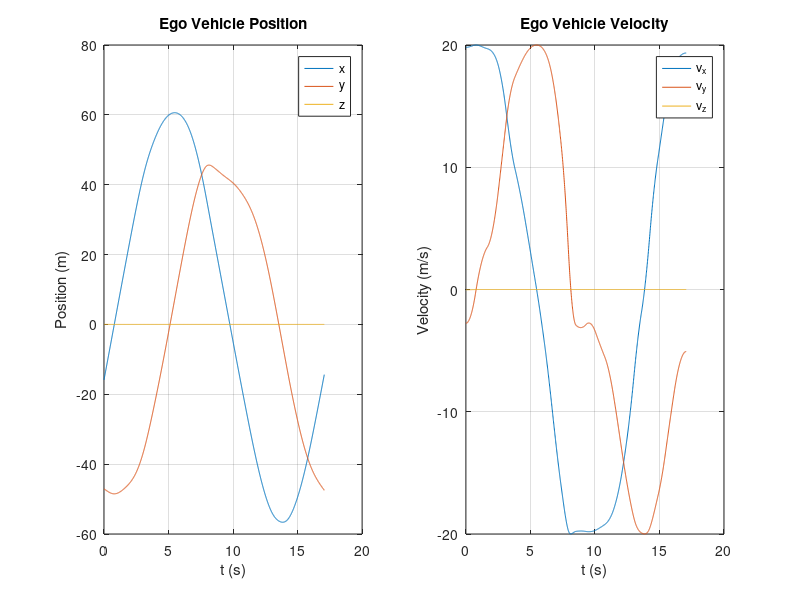
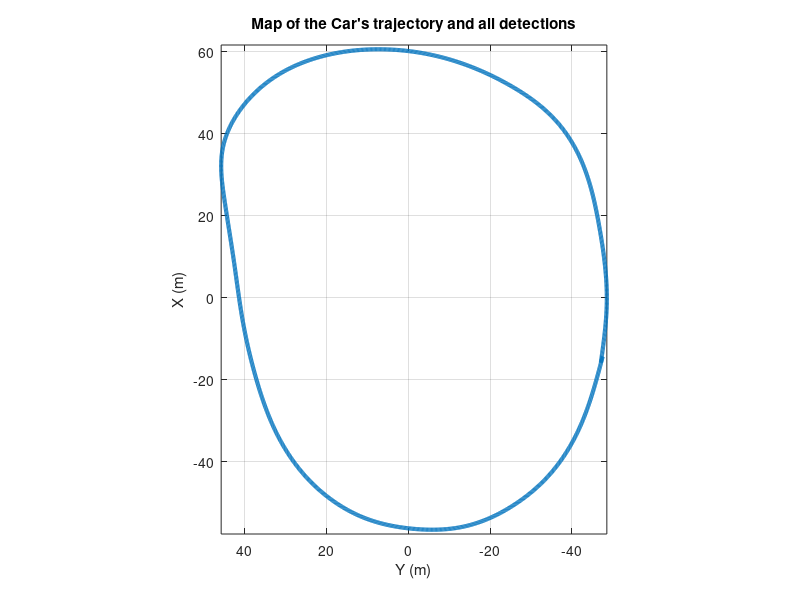

These figures' MATLAB source, in order: (Note: this script raises an error after producing the figures.)
%% Assignment 1 - Autonomous Vehicles
% Name: Lucas Rodrigues Dal'Col
% Número Mecanográfico: 91352

clear
close all
clc

% Load data from scenario
load('allData_91352.mat', 'allData')

%% Use INS sensor to get position and velocities
t = [allData.Time]; %array with sample times

% Get position of the egocar with arrayfun
PP = cell2mat(arrayfun(@(S) S.ActorPoses(1).Position', allData, 'UniformOutput', false))';

% Plot graph for position through time
figure(1)
subplot(1,2,1)
plot(t, PP)
grid on
legend('x', 'y', 'z')
title('Ego Vehicle Position')
xlabel('t (s)')
ylabel('Position (m)')

% Get velocity of the car data
VV = cell2mat(arrayfun(@(S) S.ActorPoses(1).Velocity', allData, 'UniformOutput', false))';

% Plot graph for velocity through time
subplot(1,2,2)
plot(t, VV)
grid on
legend('v_x', 'v_y', 'v_z')
title('Ego Vehicle Velocity')
xlabel('t (s)')
ylabel('Velocity (m/s)')

% Calculate the linear distance traveled by the car
Lcar = 0;
for n = 2:size(PP,1)
    ds = norm(PP(n, 1:2) - PP(n-1, 1:2));
    Lcar = Lcar + ds;
end

%% RADAR and Camera Detections

% Plot the car's trajectory map
figure(2)
plot(PP(:,1), PP(:,2), 'LineWidth', 3)
view(-90, 90)
grid on
axis equal
title("Map of the Car's trajectory and all detections")
xlabel('X (m)')
ylabel('Y (m)')
hold on

% Initialize variables
radarDetections = [];
cameraDetections = [];
cameraCar = [];
cameraTruck = [];
cameraBicycle = [];
cameraPedestrian = [];

% Cycle each time sample to get each object detection
for n = 1:numel(allData)
    objs = allData(n).ObjectDetections; % Object detections

    % Calculate the car transformation
    posCar = PP(n,:);
    orCar = [allData(n).ActorPoses(1).Yaw allData(n).ActorPoses(1).Pitch allData(n).ActorPoses(1).Roll] * pi/180;
    TCarTrans = trvec2tform(posCar);
    TCarRot = eul2tform(orCar);
    TCar = TCarTrans * TCarRot;

    % Cycle each object detection
    for i = 1:numel(objs)
        obj = objs{i, 1};

        % Check the sensor the made the detection and plot the detections
        if obj.SensorIndex == 1 % RADAR Detection
           posObj = obj.Measurement(1:3)';
           orObj = obj.Measurement(4:6)' * pi/180;
           TObjTrans = trvec2tform(posObj);
           TObjRot = eul2tform(orObj);
           TObj = TObjTrans * TObjRot;
           posWorld = TCar * TObj * [0 0 0 1]';
           plot(posWorld(1), posWorld(2), 'ro')
           radarDetections = [radarDetections posWorld(1:2)];

        elseif obj.SensorIndex == 2 || obj.SensorIndex == 4 || obj.SensorIndex == 5 % Cameras Detections
           posObj = obj.Measurement(1:3)';
           orObj = obj.Measurement(4:6)' * pi/180;
           TObjTrans = trvec2tform(posObj);
           TObjRot = eul2tform(orObj);
           TObj = TObjTrans * TObjRot;
           posWorld = TCar * TObj * [0 0 0 1]';
           cameraDetections = [cameraDetections posWorld(1:2)];
           
           % Plot according to the classification
           switch obj.ObjectClassID
               case 1 % Car
                    plot(posWorld(1), posWorld(2), 'go')
                    cameraCar = [cameraCar posWorld(1:2)];
               case 2 % Truck
                    plot(posWorld(1), posWorld(2), 'bo')
                    cameraTruck = [cameraTruck posWorld(1:2)];
               case 3 % Bicycle
                    plot(posWorld(1), posWorld(2), 'co')
                    cameraBicycle = [cameraBicycle posWorld(1:2)];
               case 4 % Pedestrian
                    plot(posWorld(1), posWorld(2), 'mo')
                    cameraPedestrian = [cameraPedestrian posWorld(1:2)];
           end
%            legend("Car's trajectory", 'RADAR Detections', 'Camera Detection - car', 'Camera Detection - Bicycle', 'Camera Detection - pedestrian')
        end
    end
end

radarDetections = radarDetections';
cameraDetections = cameraDetections';
cameraCar = cameraCar';
cameraTruck = cameraTruck';
cameraBicycle = cameraBicycle';
cameraPedestrian = cameraPedestrian';

% Draw detections separately

% For RADAR Detections
figure(3)
subplot(2,3,1)
plot(PP(:,1), PP(:,2), 'LineWidth', 3)
view(-90, 90)
grid on
axis equal
title("Map of the Car's trajectory and RADAR Detections")
xlabel('X (m)')
ylabel('Y (m)')
hold on
plot(radarDetections(:, 1), radarDetections(:, 2), 'ro')
% legend("Car's trajectory", 'RADAR Detections')

% For Camera detections - Cars
subplot(2,2,2)
plot(PP(:,1), PP(:,2), 'LineWidth', 3)
view(-90, 90)
grid on
axis equal
title("Map of the Car's trajectory and Camera Detections - cars")
xlabel('X (m)')
ylabel('Y (m)')
hold on
if ~isempty(cameraCar)
    plot(cameraCar(:, 1), cameraCar(:, 2), 'go')
%     legend("Car's trajectory", 'Camera detections - cars')
end

% For Camera detections - Bicycles
subplot(2,2,3)
plot(PP(:,1), PP(:,2), 'LineWidth', 3)
view(-90, 90)
grid on
axis equal
title("Map of the Car's trajectory and Camera Detections - bicycles")
xlabel('X (m)')
ylabel('Y (m)')
    hold on
if ~isempty(cameraBicycle)
    plot(cameraBicycle(:, 1), cameraBicycle(:, 2), 'co')
%     legend("Car's trajectory", 'Camera detections - bicycles')
end

% For Camera detections - Pedestrians
subplot(2,2,4)
plot(PP(:,1), PP(:,2), 'LineWidth', 3)
view(-90, 90)
grid on
axis equal
title("Map of the Car's trajectory and Camera Detections - pedestrians")
xlabel('X (m)')
ylabel('Y (m)')
hold on
if ~isempty(cameraPedestrian)
    plot(cameraPedestrian(:, 1), cameraPedestrian(:, 2), 'mo')
    %     legend("Car's trajectory", 'Camera detections - pedestrians')
end


%% Count detections stopped cars, pedestrians and bicycles
% Start variables of threshold and minimum number of detections to be a object.
distTreshCar = 9;
distTreshBicycle = 9;
distTreshPedestrian = 5;
numMinDetectionsCars = 15;
numMinDetectionsBicycles = 3;
numMinDetectionsPedestrians = 3;
detectedStopCars = {};
detectedBicyles = {};
detectedPedestrians = {};

% Start counters 
StopCars = 0;
Peds = 0;
Bikes = 0;
InPeds = 0;
countStopCar = true;
countBicycle = true;
countPedestrian = true;

% Sort the detections because we can detect more than two cars at the same
% time for example. So we can join the detections by position.
% https://www.mathworks.com/matlabcentral/answers/526191-reorder-points-and-compare-total-distance?s_tid=srchtitle

% Cars
if ~isempty(cameraCar)
%     [~,idx] = sort(cameraCar(:,1)); % sort just the first column 
%     sorted_cameraCar = cameraCar(idx,:); % reorganize the array of coordinates
    sorted_cameraCar = sortrows(cameraCar,2); % sort Y-values relative to X-values in ascending order
    [~,idu] = unique(sorted_cameraCar(:,2)); % get the index of unique Y-values
    for ii = 2:2:length(idu)-1
        
        sorted_cameraCar(idu(ii-1):idu(ii)-1,1) = sort(sorted_cameraCar(idu(ii-1):idu(ii)-1,1));  % sort X-values 
        % relative to odd indexed unique Y values in ascending order
        sorted_cameraCar(idu(ii):idu(ii+1)-1,1) = sort(sorted_cameraCar(idu(ii):idu(ii+1)-1,1),'descend'); % sort X-values
        % relative to even indexed unique Y values in descending order
    end
end

% Bicycles
if ~isempty(cameraBicycle)
%     [~,idx] = sort(cameraBicycle(:,1));
%     sorted_cameraBicycle = cameraBicycle(idx,:);
    sorted_cameraBicycle = sortrows(cameraBicycle,2); % sort Y-values relative to X-values in ascending order
    [~,idu] = unique(sorted_cameraBicycle(:,2)); % get the index of unique Y-values
    for ii = 2:2:length(idu)-1
        
        sorted_cameraBicycle(idu(ii-1):idu(ii)-1,1) = sort(sorted_cameraBicycle(idu(ii-1):idu(ii)-1,1));  % sort X-values 
        % relative to odd indexed unique Y values in ascending order
        sorted_cameraBicycle(idu(ii):idu(ii+1)-1,1) = sort(sorted_cameraBicycle(idu(ii):idu(ii+1)-1,1),'descend'); % sort X-values
        % relative to even indexed unique Y values in descending order
    end
end

% Pedestrians
if ~isempty(cameraPedestrian)
%     [~,idx] = sort(cameraPedestrian(:,1));
%     sorted_cameraPedestrian = cameraPedestrian(idx,:);
    sorted_cameraPedestrian = sortrows(cameraPedestrian,2); % sort Y-values relative to X-values in ascending order
    [~,idu] = unique(sorted_cameraPedestrian(:,2)); % get the index of unique Y-values
    for ii = 2:2:length(idu)-1
        
        sorted_cameraPedestrian(idu(ii-1):idu(ii)-1,1) = sort(sorted_cameraPedestrian(idu(ii-1):idu(ii)-1,1));  % sort X-values 
        % relative to odd indexed unique Y values in ascending order
        sorted_cameraPedestrian(idu(ii):idu(ii+1)-1,1) = sort(sorted_cameraPedestrian(idu(ii):idu(ii+1)-1,1),'descend'); % sort X-values
        % relative to even indexed unique Y values in descending order
    end
end



% Count the number of stopped cars
if ~isempty(cameraCar)

    % Cycle all car detections
    for n = 1:size(sorted_cameraCar, 1)

        % If the variable to count is true, compute the eucledian distance between
        % that detection and all others
        if countStopCar == true
            ds = sorted_cameraCar - sorted_cameraCar(n, 1:2);
            ds = sqrt(ds(:, 1).^2 + ds(:, 2).^2);
            
            % Get the indexes of those distances that are below a threshold
            % specified to that object
            idxs = find(ds < distTreshCar);
            
            % The joint detections should be more than a specified minimum
            % number of detections to be classified as a object
            if numel(idxs) >= numMinDetectionsCars
                StopCars = StopCars + 1;
                detectedStopCars{StopCars} = sorted_cameraCar(idxs, :);
                countStopCar = false;
            end

        % After the detections of that object are over, start to compute everything again
        elseif n == idxs(end)
            countStopCar = true;
        end
    end
end

% Same pipeline for Bycicles and Pedestrians, just changing the distance
% threshold for each one.

% Count the number of Bicycles
if ~isempty(cameraBicycle)
    for n = 1:size(sorted_cameraBicycle, 1)
        if countBicycle == true
            ds = sorted_cameraBicycle - sorted_cameraBicycle(n, 1:2);
            ds = sqrt(ds(:, 1).^2 + ds(:, 2).^2);
        
            idxs = find(ds < distTreshBicycle);
             
            if numel(idxs) >= numMinDetectionsBicycles
                Bikes = Bikes + 1;
                detectedBicyles{Bikes} = sorted_cameraBicycle(idxs, :);
                countBicycle = false;
            end
        elseif n == idxs(end)
            countBicycle = true;
        end
    end
end

% Count the number of pedestrians
if ~isempty(cameraPedestrian)
    for n = 1:size(sorted_cameraPedestrian, 1)
        if countPedestrian == true
            ds = sorted_cameraPedestrian - sorted_cameraPedestrian(n, 1:2);
            ds = sqrt(ds(:, 1).^2 + ds(:, 2).^2);
        
            idxs = find(ds < distTreshPedestrian);
             
            if numel(idxs) >= numMinDetectionsPedestrians
                Peds = Peds + 1;
                detectedPedestrians{Peds} = sorted_cameraPedestrian(idxs, :);
                countPedestrian = false;
            end
        elseif n == idxs(end)
            countPedestrian = true;
        end
    end
end

%% Detect the number of cars in movement

% Start variables of threshold and minimum number of detections to be a object.
distTreshMovCar = 20;
numMinDetectionsMovCars = 1;

% Start counters 
MovCars = 0;
countMovCars = true;
excludeStopCars = true;

detectedMovCars = {};
movCars_cameraCar = cameraCar;

% Filter the Car Detections to only have the cars in movement
if ~isempty(cameraCar)
    % Cycle all camera Detections
    for i = 1:size(detectedStopCars, 2)
        for n = 1:size(detectedStopCars{i}, 1)
            stopCarDetection = detectedStopCars{i}(n, 1);
            idx = find(stopCarDetection == movCars_cameraCar);
            movCars_cameraCar(idx, :) = [];
        end
    end
end

figure(5)
plot(PP(:,1), PP(:,2), 'LineWidth', 3)
view(-90, 90)
grid on
axis equal
title("Map of the Car's trajectory and Camera Mov Cars detections")
xlabel('X (m)')
ylabel('Y (m)')
hold on
plot(movCars_cameraCar(:, 1), movCars_cameraCar(:, 2), 'ko')

% Count the number of stopped cars
if ~isempty(movCars_cameraCar)

    % Cycle all car detections
    for n = 1:size(movCars_cameraCar, 1)

        % If the variable to count is true, compute the eucledian distance between
        % that detection and all others
        if countMovCars == true
            ds = movCars_cameraCar - movCars_cameraCar(n, 1:2);
            ds = sqrt(ds(:, 1).^2 + ds(:, 2).^2);
            
            % Get the indexes of those distances that are below a threshold
            % specified to that object
            idxs = find(ds < distTreshMovCar);
            
            % The joint detections should be more than a specified minimum
            % number of detections to be classified as a object
            if numel(idxs) >= numMinDetectionsMovCars
                MovCars = MovCars + 1;
                detectedMovCars{MovCars} = movCars_cameraCar(idxs, :);
                countMovCars = false;
            end

        % After the detections of that object are over, start to compute everything again
        elseif n == idxs(end)
            countMovCars = true;
        end
    end
end


%% Get the linear distance traveled by the ego car when detecting the first objects


% Get the mean of the car and pedestrian detections to represent the object
meanCars = {};
meanPedestrians = {};
firstCar_pos = inf;
firstPedestrian_pos = inf;

% For the first stopped car detected
for n = 1:size(detectedStopCars, 2)
    meanCars{n} = mean(detectedStopCars{n});

    ds = PP(:, 1:2) - meanCars{n};
    ds = sqrt(ds(:, 1).^2 + ds(:, 2).^2);

    [minDs idx_pos] = min(ds);
    
    if idx_pos < firstCar_pos
        firstCar_pos = idx_pos;
    end
end

LStopCar1 = 0;
for n = 2:firstCar_pos
    ds = norm(PP(n, 1:2) - PP(n-1, 1:2));
    LStopCar1 = LStopCar1 + ds;
end

figure(3)
subplot(2,2,2)
plot(PP(firstCar_pos, 1), PP(firstCar_pos, 2), 'r*')


% For the first pedestrian detected
for n = 1:size(detectedPedestrians, 2)
    meanPedestrians{n} = mean(detectedPedestrians{n});

    ds = PP(:, 1:2) - meanPedestrians{n};
    ds = sqrt(ds(:, 1).^2 + ds(:, 2).^2);

    [minDs idx_pos] = min(ds);
    
    if idx_pos < firstPedestrian_pos
        firstPedestrian_pos = idx_pos;
    end
end

Lped1 = 0;
for n = 2:firstPedestrian_pos
    ds = norm(PP(n, 1:2) - PP(n-1, 1:2));
    Lped1 = Lped1 + ds;
end

subplot(2,2,4)
plot(PP(firstPedestrian_pos, 1), PP(firstPedestrian_pos, 2), 'r*')

%% Recognize barriers in RADAR Detections

% Start variables of threshold and minimum number of detections to be a object.
distTreshBarrier = 2.0;
distTreshBicycle = 3.5;
distTreshCar = 4.5;
distTreshPedestrian = 3.0;
numMinDetectionsCars = 2;
numMinDetectionsBicycles = 2;
numMinDetectionsPedestrians = 2;
numMinNoise = 2;

% Start counters 
barriers = 0;
countBarriers = true;
excludeBicycles = true;
excludeCars = true;
excludePedestrians = true;
excludeRadarNoise = true;

barriers_radarDetections = radarDetections;


% Filter the RADAR detections to have only the Barriers
% Filter the car detections
if ~isempty(cameraCar)
    if excludeCars == true
        for n = 1:size(sorted_cameraCar, 1)
            ds = barriers_radarDetections - sorted_cameraCar(n, :);
            ds = sqrt(ds(:, 1).^2 + ds(:, 2).^2);
    
            idxs = find(ds < distTreshCar);
            
            if numel(idxs) >= numMinDetectionsCars
                barriers_radarDetections(idxs, :) = [];
                excludeCars = false;
            end
        end
    elseif n == idxs(end)
           excludeCars = true;
    end
end

% Filter the bicycle detections
if ~isempty(cameraBicycle)
    if excludeBicycles == true
        for n = 1:size(sorted_cameraBicycle, 1)
            ds = barriers_radarDetections - sorted_cameraBicycle(n, :);
            ds = sqrt(ds(:, 1).^2 + ds(:, 2).^2);
    
            idxs = find(ds < distTreshBicycle);
            
            if numel(idxs) >= numMinDetectionsBicycles
                barriers_radarDetections(idxs, :) = [];
                excludeBicycles = false;
            end
        end
    elseif n == idxs(end)
           excludeBicycles = true;
    end
end

% Filter the Pedestrians detections
if ~isempty(cameraPedestrian)
    % Cycle all camera Detections
    if excludePedestrians == true
        for n = 1:size(sorted_cameraPedestrian, 1)
            ds = barriers_radarDetections - sorted_cameraPedestrian(n, :);
            ds = sqrt(ds(:, 1).^2 + ds(:, 2).^2);
    
            idxs = find(ds < distTreshPedestrian);
            
            if numel(idxs) >= numMinDetectionsPedestrians
                barriers_radarDetections(idxs, :) = [];
                excludePedestrians = false;
            end
        end
    elseif n == idxs(end)
           excludePedestrians = true;
    end
end


% Remove noise from RADAR Detections

barriers_NoNoise_radarDetections = barriers_radarDetections;
idxs_noise = [];
if ~isempty(radarDetections)
    % Cycle all barriers RADAR Detections
    for n = 1:size(barriers_radarDetections, 1)
        ds = barriers_radarDetections - barriers_radarDetections(n, :);
        ds = sqrt(ds(:, 1).^2 + ds(:, 2).^2);

        idxs = find(ds < distTreshBarrier);
        
        if numel(idxs) <= numMinNoise
            idxs_noise = [idxs_noise, idxs'];
        end
    end
end

barriers_radarDetections(idxs_noise, :) = [];


figure(6)
plot(PP(:,1), PP(:,2), 'LineWidth', 3)
view(-90, 90)
grid on
axis equal
title("Map of the Car's trajectory and RADAR Barrier Detections")
xlabel('X (m)')
ylabel('Y (m)')
hold on
plot(barriers_radarDetections(:, 1), barriers_radarDetections(:, 2), 'ro')

% Discover the beggining of the first barrier to get the linear distance
beginningFirstBarrier_pos = inf;

for n = 1:size(barriers_radarDetections, 1)
    ds = PP(:, 1:2) - barriers_radarDetections(n, :);
    ds = sqrt(ds(:, 1).^2 + ds(:, 2).^2);
    
    [minDs idx_pos] = min(ds);
    
    if idx_pos < beginningFirstBarrier_pos
        beginningFirstBarrier_pos = idx_pos;
    end
end


LBarrFirst = 0;
for n = 2:beginningFirstBarrier_pos
    ds = norm(PP(n, 1:2) - PP(n-1, 1:2));
    LBarrFirst = LBarrFirst + ds;
end

plot(PP(beginningFirstBarrier_pos, 1), PP(beginningFirstBarrier_pos, 2), 'g*')


% Discover the ending of the last barrier to get the linear distance
endingLastBarrier_pos = 0;

for n = 1:size(barriers_radarDetections, 1)
    ds = PP(:, 1:2) - barriers_radarDetections(n, :);
    ds = sqrt(ds(:, 1).^2 + ds(:, 2).^2);
    
    [minDs idx_pos] = min(ds);
    
    if idx_pos > endingLastBarrier_pos
        endingLastBarrier_pos = idx_pos;
    end
end

LBarrLast = 0;
for n = 2:endingLastBarrier_pos
    ds = norm(PP(n, 1:2) - PP(n-1, 1:2));
    LBarrLast = LBarrLast + ds;
end

plot(PP(endingLastBarrier_pos, 1), PP(endingLastBarrier_pos, 2), 'g*')


%% Save results

results = ['91352', string(Lcar), string(Peds), string(InPeds), string(StopCars), string(MovCars), string(Bikes) ...
    string(Lped1), string(LStopCar1), string(LBarrFirst), string(LBarrLast)];
results = join(results, ',');
file = fopen('TP1_results_91352.txt', 'wt');
fprintf(file, results);
fclose(file);






